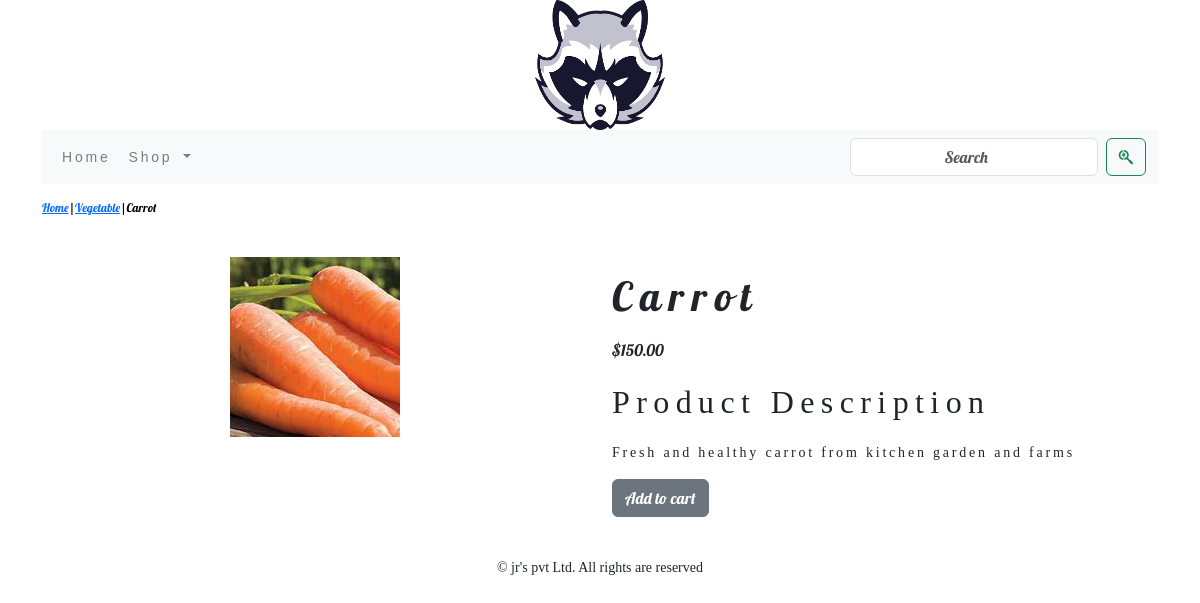
Screenshot of /shop/vegetable/carrot/ with the database file from the repository.
### shopapp/models.py (models this page shows, shortened)
class Product(models.Model):
    name = models.CharField(max_length=250, unique=True)
    slug = models.SlugField(max_length=250, unique=True)
    description = models.TextField(blank=True)
    price=models.DecimalField(max_digits=10,decimal_places=2)
    category=models.ForeignKey(Category,on_delete=models.CASCADE)
    image= models.ImageField(upload_to='product', blank=True)
    stock = models.IntegerField()
    available=models.BooleanField(default=True)
    created=models.DateTimeField(auto_now_add=True)
    updated=models.DateTimeField(auto_now=True)
    class Meta:
        ordering=('name',)
        verbose_name='product'
        verbose_name_plural='products'

class Category(models.Model):
    name=models.CharField(max_length=250,unique=True)
    slug=models.SlugField(max_length=250,unique=True)
    description=models.TextField(blank=True)
    image=models.ImageField(upload_to='category',blank=True)
    class Meta:
        ordering=('name',)
        verbose_name='category'
        verbose_name_plural='categories'
    def get_url(self):
        return reverse('shopapp:products_by_category',args=[self.slug])
    def __str__(self):
        return '{}'.format(self.name)

### shopapp/views.py (the view)
# urls.py: path('<slug:c_slug>/<slug:product_slug>/',views.proDetail,name='proCatdetail')
def proDetail(request,c_slug,product_slug):
    try:
        product=Product.objects.get(category__slug=c_slug,slug=product_slug)
    except Exception as e:
        raise e
    return render(request,'product.html',{'product':product})

### cart/context_processors.py (called while the page is built)
def counter(request):
    item_count=0
    if 'admin' in request.path:
        return {}
    else:
        try:
            cart=Cart.objects.filter(cart_id=_cart_id(request))
            car_items=CartItem.objects.all().filter(cart=cart[:1])
            for cart_item in car_items:
                item_count += cart_item.quantity
        except Cart.DoesNotExist:
            item_count = 0
    return dict(item_count=item_count)

### cart/views.py (called while the page is built)
def _cart_id(request):
    cart=request.session.session_key
    if not cart:
        cart=request.session.create()
    return cart

### shopapp/context_processors.py (called while the page is built)
def menu_links(request):
    links=Category.objects.all()
    return dict(links=links)

### templates/product.html (shortened to what this page needs)
{% extends 'base.html' %}
{% load static %}
{% block content %}
<div class="row my_prod_row_class">
    <div class="mx_auto">
        <p><a href="{% url 'shopapp:allProdCat' %}">Home</a>|<a href="{{product.category.get_url}}">{{product.category}}</a>|{{product.name}}</p>
    </div>
<div class="container">
<br>
<div class="row">
    <div class="col-12 col-sm-12 col-md-12 col-lg-6 text-center">
        <div style="min-width:18rem">
            <img src="{{product.image.url}}" alt="{{product.name}}">
        </div>
    </div>
    <div class="col-12 col-sm-12 col-md-12 col-lg-6">
            <h1 class="my_prod_title">{{product.name}}</h1>
            <p>${{product.price}}</p>
            <p class="my_title" >Product Description</p>
            <p class="text-justify my_prod_text">{{product.description}}</p>
            {% if product.stock <= 0 %}
            <p class="text-justify my_prod_text"><b>Out of stocks</b></p>
            {% else %}
            <a class="btn btn-secondary" href="{% url 'cart:add_cart' product.id %}">Add to cart</a>
            {% endif %}
    </div>
 </div>
</div>
</div>
</div>
{% endblock %}

### static/css/custom.css (style rules this page uses)
.bodyDesign { font-family: 'Lobster', cursive; }
.mx_auto { color:000; font-size:12px; }
.my_title { font-size:32px; font-family: 'Bebas Neue'; text_transform:uppercase; letter-spacing:0.2em; }
.text-justify { font-size:14px; font-family: 'Kaushan Script', cursive; letter-spacing:0.2em; }
.my_prod_row_class { padding-top: 15px; padding-bottom: 20px; }
.my_prod_row_class .mx_auto { color: #000; font-size: 12px; text-decoration: none; }
.my_prod_title { text-size: 16px; text_transform: uppercase; letter-spacing: 0.2em; padding-top: 15px; padding-bottom: 10px; }
.text-center { text-align: center; }

### rows the page displays
Product: category "Vegetable", name "Carrot", image (picture), price "150.00", description "Fresh and healthy carrot from kitchen garden and farms"
